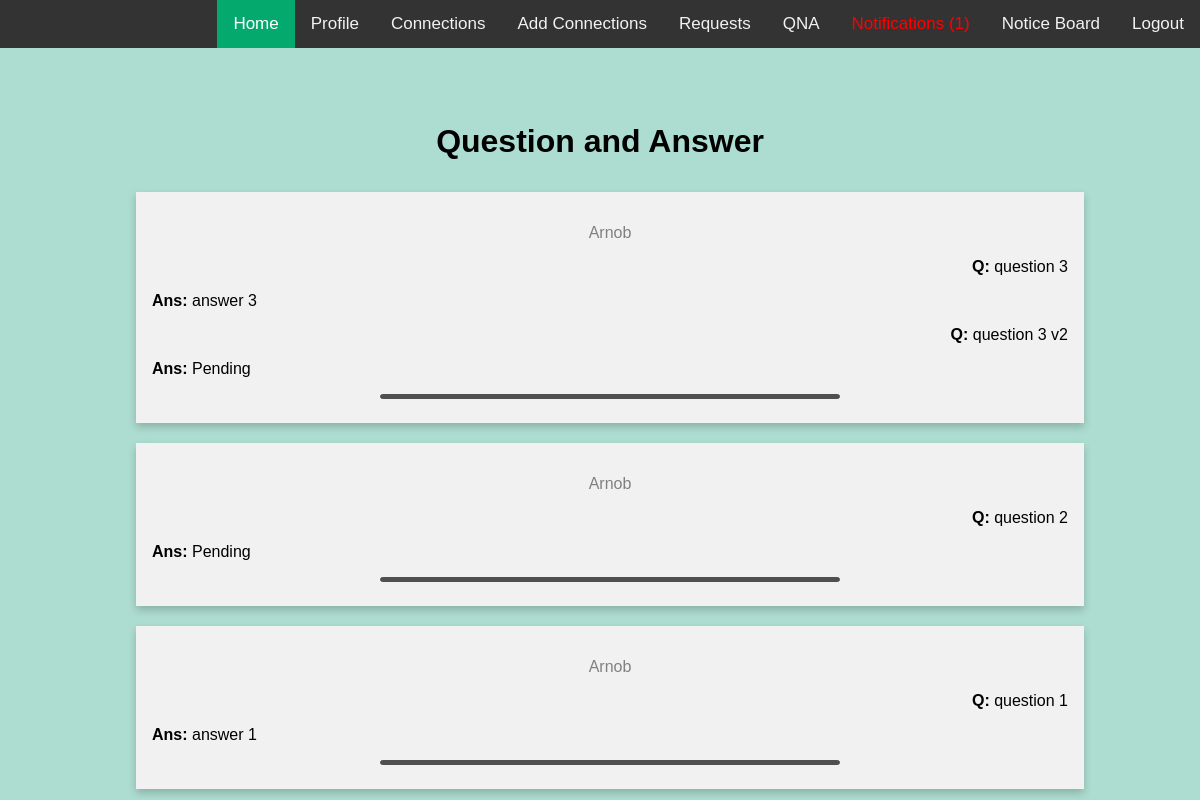
The page /qna/all (signed in) on the database its author committed.
### models/qna.py (models this page shows, shortened)
class QNA(db.Model):
    id = db.Column(db.Integer, primary_key=True)
    questions = db.Column(db.PickleType)
    answers = db.Column(db.PickleType)
    student_username = db.Column(db.String)
    status = db.Column(db.String)

### resources/qna.py (the view, shortened to what this page needs)
class Question(Resource):
    @login_required
    def get(self, variable):
        if variable.lower() == "all":
            all_questions = QNA.query.with_entities(QNA.questions, QNA.answers, QNA.id, QNA.student_username).all()
            sorted_all_questions = []
            for questions in all_questions:
                qna = dict(zip_longest(questions[0], questions[1], fillvalue="Pending"))
                sorted_all_questions.append([qna, questions[2], questions[3]])
            sorted_all_questions.reverse()
            return make_response(render_template("qna.html", all_questions=sorted_all_questions,
                                                 notify=Notifications.pending()))
        elif variable.lower() == "new_question":
            return make_response(render_template("ask_question.html", notify=Notifications.pending()))
        else:
            flash("Error happened. Please try again")
            return make_response(render_template("message.html"))

### app.py (called while the page is built)
@login_manager.user_loader
def user_loader(user_id):
    return Users.query.get(int(user_id))

### models/notifications.py (called while the page is built)
    @staticmethod
    def pending():
        if current_user.is_authenticated:
            notifications = Notifications.query.filter_by(receiver=current_user.username, status="pending").count()
            return notifications
        else:
            return None

### templates/qna.html (shortened to what this page needs)
{% extends "base.html" %}
{% block content %}
<head>
</head>
<body align="center">
<br><br><br>
{% if current_user.is_authenticated %}
        <h1> Question and Answer </h1>
    <div class="row">
        {% for item in all_questions %}
        <div class="column">
            <a href="{{url_for('answer', question_id=item[1] )}}" style="text-decoration: none; color:#000000">
            <div class="card">
            <p align="center" style="color:gray;"> {{ item[2].capitalize() }} </p>
        {% for question, answer in item[0].items() %}
            <p align="right"> <b>Q: </b> {{question}} </p>
            <p align="left"> <b>Ans: </b> {{answer}} </p>
        {% endfor %}
        <hr size="5" width="50%" color="#4f4f4f" style="border-radius: 5px">
            </div>
        </div>
            {% endfor %}
    </div>
{% endif %}
</body>
{% endblock %}

### templates/base.html (shortened to what this page needs)
<!DOCTYPE html>
<html lang="en">
<head>
    <link rel="stylesheet" type="text/css" href="{{ url_for('static', filename='styles/home.css') }}">
</head>
<body bgcolor="ADDDD0">
<div class="navbar">
{% if current_user.is_authenticated %}
  <a href="{{url_for('logout')}}"> Logout </a>
{% endif %}
    <a href="{{url_for('notice')}}">Notice Board</a>
{% if current_user.is_authenticated %}
    {% if notify %}
        <a href="{{url_for('notify')}}" style="color:red"> Notifications ({{ notify }}) </a>
    {% else %}
        <a href="{{url_for('notify')}}"> Notifications </a>
    {% endif %}
    <a href="{{url_for('question', variable='all')}}">QNA</a>
    <a href="{{url_for('connectionpending', username=current_user.username, job=current_user.job.lower())}}">Requests</a>
    {% if current_user.job.lower() == 'admin' %}
        <a href="{{url_for('all', username=current_user.username, job='student')}}"> Students</a>
        <a href="{{url_for('all', username=current_user.username, job='teacher')}}"> Teachers</a>
    {% else %}
        <a href="{{url_for('addconnection', username=current_user.username, job=current_user.job.lower())}}"> Add Connections </a>
        <a href="{{url_for('connections', username=current_user.username, job=current_user.job.lower())}}"> Connections </a>
    {% endif %}
        <a href="{{url_for('profile', username=current_user.username, job=current_user.job.lower())}}"> Profile </a>
{% endif %}
  <a class="active" href="{{url_for('home')}}"> Home </a>
</div>
   {% block content %}
   {% endblock %}
</body>
</html>

### static/styles/home.css (style rules this page uses)
body { margin: 0; font-family: Arial, Helvetica, sans-serif; }
.navbar { overflow: hidden; background-color: #333; }
.navbar a { float: right; color: #f2f2f2; text-align: center; padding: 14px 16px; text-decoration: none; font-size: 17px; }
.navbar a.active { background-color: #04AA6D; color: white; }

### templates/qna.html (style rules this page uses)
body { font-family: Arial, Helvetica, sans-serif; overflow-x: hidden; }
.column { margin-left: auto; margin-right: auto; width: 80%; padding: 10px 10px; }
.row { margin: 0 -5px; }
.row:after { content: ""; display: table; clear: both; }
.card { margin-left: 20px; box-shadow: 0 4px 8px 0 rgba(0, 0, 0, 0.2); padding: 16px; text-align: center; background-color: #f1f1f1; }

### rows shown on the page
QNA: student_username "Arnob", 0 "question 3" "question 3 v2", 0 "answer 3" "Pending"
QNA: student_username "Arnob", 0 "question 2", 0 "Pending"
QNA: student_username "Arnob", 0 "question 1", 0 "answer 1"

### other values the page prints
{{ notify }} "1"
